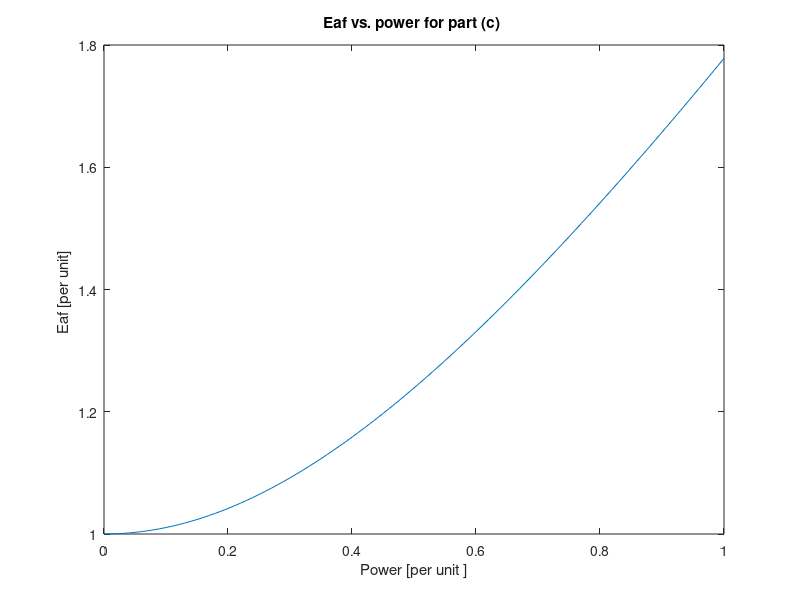

Reproduce this figure in MATLAB.
%System parameters
Veq = 1.0;
Eaf = 1.0;
Xeq = .23;
Xs = 1.35;
% Solve for Va as delta varies from 0 to 90 degrees
for n = 1:101
delta(n) = (pi/2.)*(n-1)/100; 
Ia(n) = (Eaf *exp(j*delta(n)) - Veq)/(j* (Xs + Xeq) ) ;
Va(n) = abs(Veq + j*Xeq*Ia(n)) ;
degrees(n) = 180*delta(n)/pi;
end
%Now plot the results
plot (degrees, Va)
xlabel('Power angle, delta [degrees]')
ylabel('Terminal voltage [per unit] ')
title( 'Terminal voltage vs. power angle for part (b)')
fprintf('\n\nHit any key to continue\n')
pause
% Solution for part (c)
%Set terminal voltage to unity
Vterm = 1.0;
for n = 1:101
P(n) = (n-1)/100;
deltat(n) = asin(P(n)*Xeq/(Vterm*Veq)) ;
Ia(n) = (Vterm *exp(j*deltat(n)) - Veq) / (j*Xeq) ;
Eaf(n) = abs(Vterm + j*(Xs+Xeq)*Ia(n) ) ;
end
%Now plot the results
plot (P, Eaf)
xlabel ( ' Power [per unit ] ' )
ylabel('Eaf [per unit] ')
title('Eaf vs. power for part (c) ') 